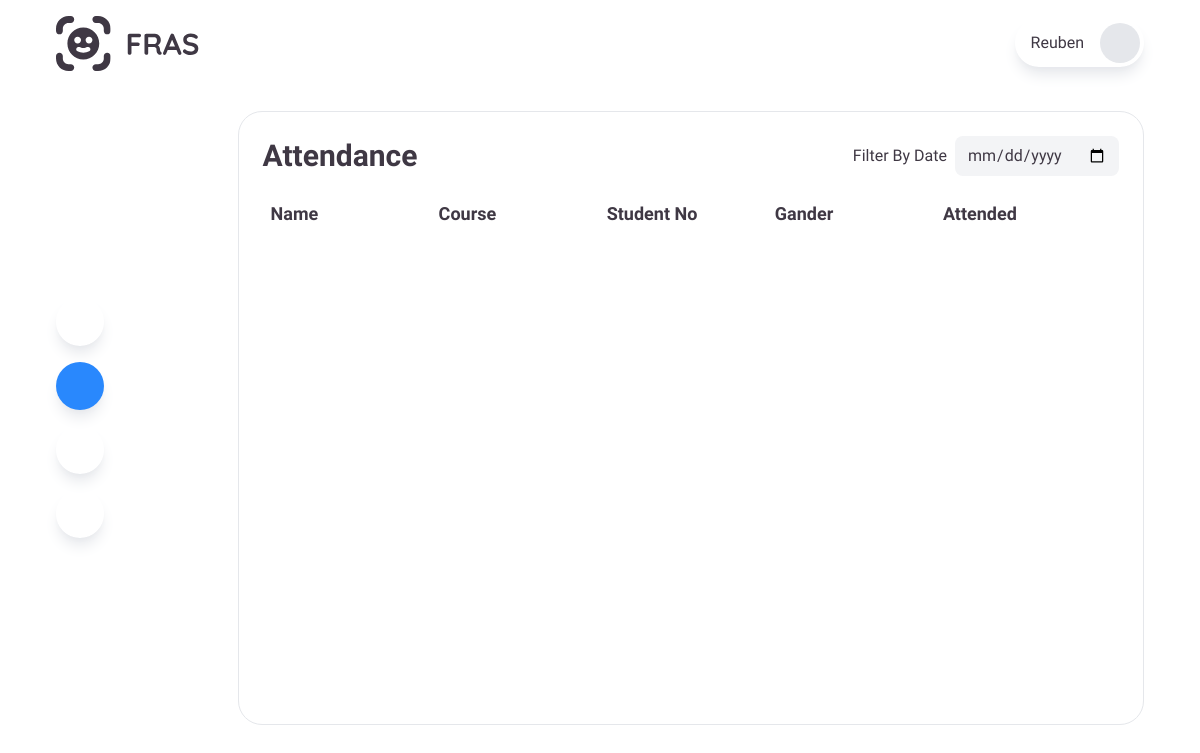
Page /attendance (signed in) on the earlier database version.
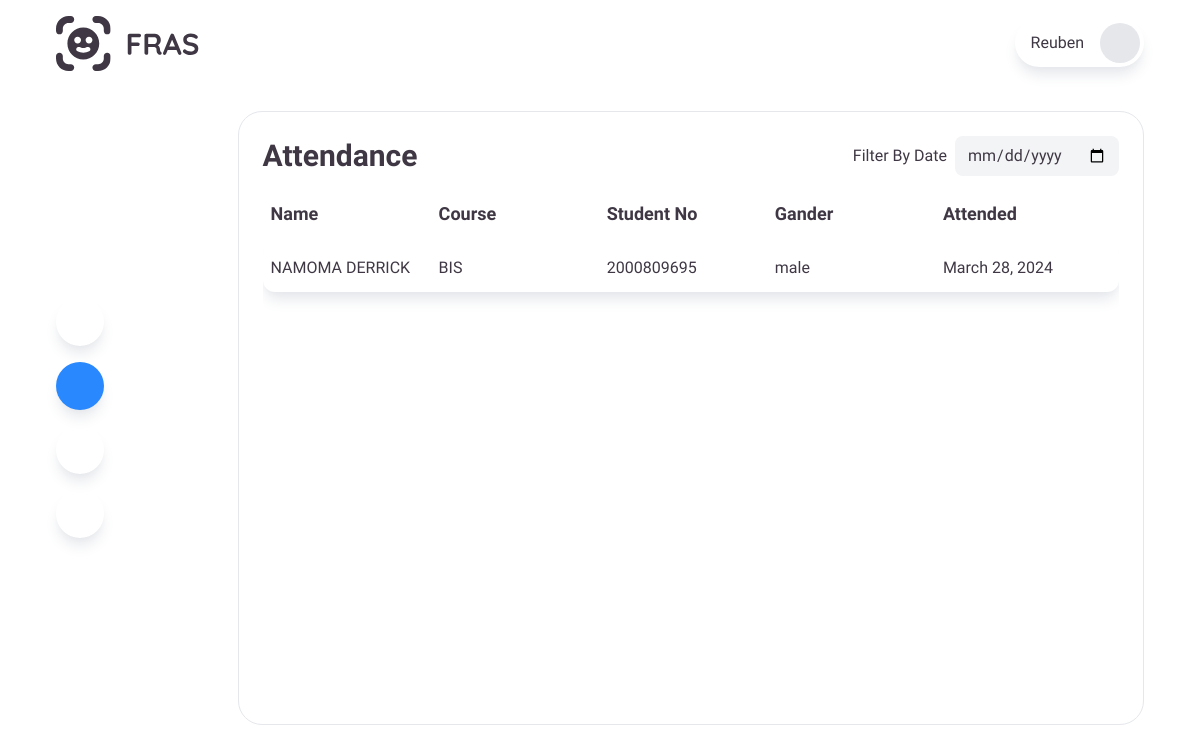
Same page on the later database version.
### home/models.py (models this page shows, shortened)
class Attendance(models.Model):
    student = models.ForeignKey(Student, on_delete=models.CASCADE, related_name='attendances')
    recorded_by = models.ForeignKey(User, on_delete=models.CASCADE, blank=True, null=True)
    date = models.DateField(default=timezone.now)
    time_in = models.TimeField(default=timezone.now)
    time_out = models.TimeField(default=timezone.now)
    date_added = models.DateTimeField(auto_now_add=True)

class Student(models.Model):
    student_no = models.CharField(max_length=100)
    name = models.CharField(max_length=100)
    course = models.CharField(max_length=100)
    created_by = models.ForeignKey(User, on_delete=models.CASCADE, blank=True, null=True)
    gender = models.CharField(max_length=100)
    date_added = models.DateTimeField(auto_now_add=True)
    date_modified = models.DateTimeField(auto_now=True)

### home/views.py (the view)
# urls.py: path('attendance', attendance, name='attendance'),
def attendance(request):
    user = request.user
    attendances = Attendance.objects.filter(recorded_by=request.user).order_by('-date')
    return render(request, 'pages/attendance.html', {'attendances': attendances, 'user': user})

### theme/templates/pages/attendance.html (shortened to what this page needs)
{% load static %}
{% load static tailwind_tags %}
<!DOCTYPE html>
<html lang="en">
<head>
    <link href="/static/css/dist/output.css" rel="stylesheet">
</head>
<body>
    <div class="w-full py-4 h-dvh px-14">
        <div class="flex items-center justify-between w-full">
            <div class="">
                <img src="{% static '/assets/atvault.svg' %}" alt="" class="w-36">
            </div>
            <div class="flex items-center justify-center px-1 py-1 rounded-full shadow-lg shadow-gray-200">
                <div class="flex items-center gap-2">
                    <p class="ml-3 capitalize">{{user.username}}</p>
                    <form action="logout">
                    <button type="submit" title="Log out" class="flex items-center justify-center w-10 h-10 bg-gray-200 rounded-full text-lg hover:bg-red-200 hover:text-red-500"></button>
                    </form>
                </div>
            </div>
        </div>
        <div class="flex items-center gap-10 mt-10 h-4/5">
            <div class="flex flex-col gap-4">
                <span class="flex items-center gap-3 group"><a href="home"><button type="button" class="flex items-center justify-center w-12 h-12 text-lg rounded-full shadow-lg shadow-gray-200 hover:bg-myBlue hover:text-white"></button></a><p class="text-white group-hover:text-myBlack sele">Capture</p></span>
                <span class="flex items-center gap-3 group"><a href="attendance"><button type="button" class="flex items-center justify-center w-12 h-12 text-lg text-white rounded-full shadow-lg shadow-gray-200 bg-myBlue"></button></a><p class="text-white group-hover:text-myBlack sele">Attendance</p></span>
                <span class="flex items-center gap-3 group"><a href="students"><button type="button" class="flex items-center justify-center w-12 h-12 text-lg rounded-full shadow-lg shadow-gray-200 hover:bg-myBlue hover:text-white"></button></a><p class="text-white group-hover:text-myBlack sele">Students</p></span>
                <span class="flex items-center gap-3 group"><a href="add_student"><button type="button" class="flex items-center justify-center w-12 h-12 text-lg rounded-full shadow-lg shadow-gray-200 hover:bg-myBlue hover:text-white"></button></a><p class="text-white group-hover:text-myBlack sele">Add</p></span>
            </div>
            <div class="w-full h-full p-6 border border-gray-200 rounded-3xl">
                <div class="flex items-center justify-between mb-6">
                    <h1 class="text-3xl font-bold">Attendance</h1>
                    <div class="flex items-center gap-2">
                        <p>Filter By Date</p>
                        <input type="date" name="" id="" class="h-10 px-3 bg-gray-100 rounded-lg focus:outline-gray-200">
                    </div>
                </div>
                <div class="w-full h-full">
                    <div class="grid w-full grid-cols-5 px-2 mb-4 text-lg font-bold">
                        <span><h1>Name</h1></span>
                        <span><h1>Course</h1></span>
                        <span><h1>Student No</h1></span>
                        <span><h1>Gander</h1></span>
                        <span><h1>Attended</h1></span>
                    </div>
                    <div class="overflow-y-scroll h-4/5">
                        {% for attendance in attendances%}
                        <div class="grid w-full grid-cols-5 px-2 py-3 mb-4 bg-white shadow-lg shadow-gray-200 rounded-xl">
                            <span class="capitalize">{{attendance.student.name}}</span>
                            <span>{{attendance.student.course}}</span>
                            <span>{{attendance.student.student_no}}</span>
                            <span>{{attendance.student.gender}}</span>
                            <span>{{attendance.date}}</span>
                        </div>
                        {% endfor %}
                    </div>
                </div>
            </div>
        </div>
    </div>
</body>
</html>

Differences in the rows shown:
added Attendance: student.name "NAMOMA DERRICK", student.course "BIS", student.student_no "2000809695", student.gender "male", date "March 28, 2024"
